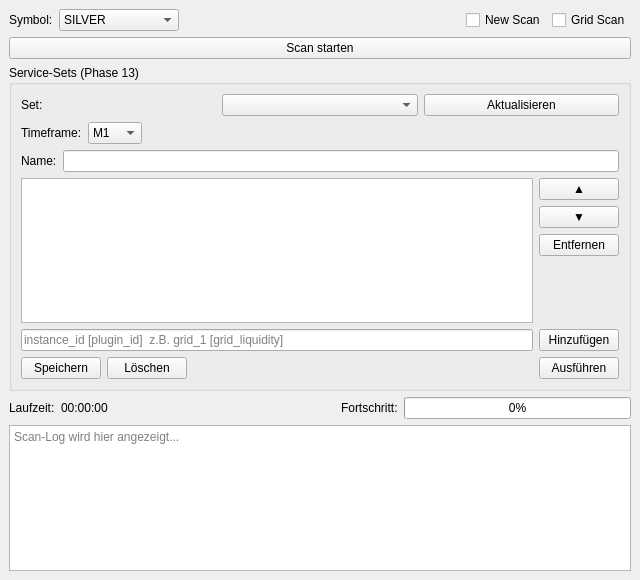
<?xml version="1.0" encoding="UTF-8"?>
<ui version="4.0">
 <class>ServiceWindow</class>
 <widget class="QMainWindow" name="ServiceWindow">
  <property name="geometry">
   <rect>
    <x>0</x>
    <y>0</y>
    <width>640</width>
    <height>580</height>
   </rect>
  </property>
  <property name="windowTitle">
   <string>PyTrader - Service Kontrolle</string>
  </property>
  <widget class="QWidget" name="centralwidget">
   <layout class="QVBoxLayout" name="verticalLayout">
    <item>
     <layout class="QHBoxLayout" name="layout_symbol">
      <item>
       <widget class="QLabel" name="label_symbol">
        <property name="text">
         <string>Symbol:</string>
        </property>
       </widget>
      </item>
      <item>
       <widget class="QComboBox" name="combo_symbol">
        <property name="minimumSize">
         <size>
          <width>120</width>
          <height>0</height>
         </size>
        </property>
        <item>
         <property name="text">
          <string>SILVER</string>
         </property>
        </item>
        <item>
         <property name="text">
          <string>GOLD</string>
         </property>
        </item>
        <item>
         <property name="text">
          <string>BTCUSD</string>
         </property>
        </item>
       </widget>
      </item>
      <item>
       <spacer name="horizontalSpacer">
        <property name="orientation">
         <enum>Qt::Orientation::Horizontal</enum>
        </property>
        <property name="sizeHint" stdset="0">
         <size>
          <width>40</width>
          <height>20</height>
         </size>
        </property>
       </spacer>
      </item>
      <item>
       <widget class="QCheckBox" name="check_new_scan">
        <property name="text">
         <string>New Scan</string>
        </property>
        <property name="toolTip">
         <string>Aktiviert: Löscht bestehende Signale und führt Komplett-Scan durch. Deaktiviert: Nur Delta-Update (fehlende Bars).</string>
        </property>
       </widget>
      </item>
      <item>
       <widget class="QCheckBox" name="check_grid_scan">
        <property name="text">
         <string>Grid Scan</string>
        </property>
        <property name="toolTip">
         <string>Grid Proximity Signal (Composite, Phase 11) statt Standard EMA+ATR.</string>
        </property>
       </widget>
      </item>
     </layout>
    </item>
    <item>
     <widget class="QPushButton" name="btn_start_scan">
      <property name="text">
       <string>Scan starten</string>
      </property>
     </widget>
    </item>
    <item>
     <widget class="QGroupBox" name="group_service_sets">
      <property name="title">
       <string>Service-Sets (Phase 13)</string>
      </property>
      <layout class="QVBoxLayout" name="verticalLayout_sets">
       <item>
        <layout class="QHBoxLayout" name="layout_set_select">
         <item>
          <widget class="QLabel" name="label_set">
           <property name="text">
            <string>Set:</string>
           </property>
          </widget>
         </item>
         <item>
          <widget class="QComboBox" name="combo_set">
           <property name="toolTip">
            <string>Gespeicherte Service-Sets (aus ServiceSetRepository.list_sets()).</string>
           </property>
          </widget>
         </item>
         <item>
          <widget class="QPushButton" name="btn_refresh_sets">
           <property name="text">
            <string>Aktualisieren</string>
           </property>
           <property name="toolTip">
            <string>Set-Liste neu aus der Datenbank laden.</string>
           </property>
          </widget>
         </item>
        </layout>
       </item>
       <item>
        <layout class="QHBoxLayout" name="layout_set_tf">
         <item>
          <widget class="QLabel" name="label_tf_set">
           <property name="text">
            <string>Timeframe:</string>
           </property>
          </widget>
         </item>
         <item>
          <widget class="QComboBox" name="combo_tf_set">
           <property name="toolTip">
            <string>Timeframe für die Ausführung des Service-Sets.</string>
           </property>
           <item>
            <property name="text">
             <string>M1</string>
            </property>
           </item>
           <item>
            <property name="text">
             <string>M5</string>
            </property>
           </item>
           <item>
            <property name="text">
             <string>M15</string>
            </property>
           </item>
           <item>
            <property name="text">
             <string>M30</string>
            </property>
           </item>
           <item>
            <property name="text">
             <string>H1</string>
            </property>
           </item>
           <item>
            <property name="text">
             <string>H4</string>
            </property>
           </item>
           <item>
            <property name="text">
             <string>D1</string>
            </property>
           </item>
          </widget>
         </item>
         <item>
          <spacer name="horizontalSpacer_tf">
           <property name="orientation">
            <enum>Qt::Orientation::Horizontal</enum>
           </property>
           <property name="sizeHint" stdset="0">
            <size>
             <width>40</width>
             <height>20</height>
            </size>
           </property>
          </spacer>
         </item>
        </layout>
       </item>
       <item>
        <layout class="QHBoxLayout" name="layout_set_name">
         <item>
          <widget class="QLabel" name="label_set_name">
           <property name="text">
            <string>Name:</string>
           </property>
          </widget>
         </item>
         <item>
          <widget class="QLineEdit" name="edit_set_name">
           <property name="toolTip">
            <string>Set-Name. Leer beim Speichern → automatischer Name aus den instance_ids (z.B. "grid_1 + prox_1").</string>
           </property>
          </widget>
         </item>
        </layout>
       </item>
       <item>
        <layout class="QHBoxLayout" name="layout_set_order">
         <item>
          <widget class="QListWidget" name="list_execution_order">
           <property name="toolTip">
            <string>Ausführungs-Reihenfolge der Services (instance_id [plugin_id]).</string>
           </property>
          </widget>
         </item>
         <item>
          <layout class="QVBoxLayout" name="layout_order_buttons">
           <item>
            <widget class="QPushButton" name="btn_move_up">
             <property name="text">
              <string>▲</string>
             </property>
             <property name="toolTip">
              <string>Service in der Reihenfolge nach oben verschieben.</string>
             </property>
            </widget>
           </item>
           <item>
            <widget class="QPushButton" name="btn_move_down">
             <property name="text">
              <string>▼</string>
             </property>
             <property name="toolTip">
              <string>Service in der Reihenfolge nach unten verschieben.</string>
             </property>
            </widget>
           </item>
           <item>
            <widget class="QPushButton" name="btn_remove_instance">
             <property name="text">
              <string>Entfernen</string>
             </property>
             <property name="toolTip">
              <string>Markierten Service aus der Reihenfolge entfernen.</string>
             </property>
            </widget>
           </item>
           <item>
            <spacer name="verticalSpacer_order">
             <property name="orientation">
              <enum>Qt::Orientation::Vertical</enum>
             </property>
             <property name="sizeHint" stdset="0">
              <size>
               <width>20</width>
               <height>40</height>
              </size>
             </property>
            </spacer>
           </item>
          </layout>
         </item>
        </layout>
       </item>
       <item>
        <layout class="QHBoxLayout" name="layout_set_add">
         <item>
          <widget class="QLineEdit" name="edit_new_instance">
           <property name="placeholderText">
            <string>instance_id [plugin_id]  z.B. grid_1 [grid_liquidity]</string>
           </property>
          </widget>
         </item>
         <item>
          <widget class="QPushButton" name="btn_add_instance">
           <property name="text">
            <string>Hinzufügen</string>
           </property>
          </widget>
         </item>
        </layout>
       </item>
       <item>
        <layout class="QHBoxLayout" name="layout_set_actions">
         <item>
          <widget class="QPushButton" name="btn_save_set">
           <property name="text">
            <string>Speichern</string>
           </property>
          </widget>
         </item>
         <item>
          <widget class="QPushButton" name="btn_delete_set">
           <property name="text">
            <string>Löschen</string>
           </property>
           <property name="toolTip">
            <string>Set löschen (mit Rückfrage). Löschen ist final.</string>
           </property>
          </widget>
         </item>
         <item>
          <spacer name="horizontalSpacer_actions">
           <property name="orientation">
            <enum>Qt::Orientation::Horizontal</enum>
           </property>
           <property name="sizeHint" stdset="0">
            <size>
             <width>40</width>
             <height>20</height>
            </size>
           </property>
          </spacer>
         </item>
         <item>
          <widget class="QPushButton" name="btn_execute_set">
           <property name="text">
            <string>Ausführen</string>
           </property>
           <property name="toolTip">
            <string>Startet den ServiceSetEvaluator.execute_set für das aktive Set (Services nacheinander in execution_order).</string>
           </property>
          </widget>
         </item>
        </layout>
       </item>
      </layout>
     </widget>
    </item>
    <item>
     <layout class="QHBoxLayout" name="layout_status">
      <item>
       <widget class="QLabel" name="label_elapsed">
        <property name="text">
         <string>Laufzeit:</string>
        </property>
       </widget>
      </item>
      <item>
       <widget class="QLabel" name="label_elapsed_value">
        <property name="text">
         <string>00:00:00</string>
        </property>
       </widget>
      </item>
      <item>
       <spacer name="horizontalSpacer_2">
        <property name="orientation">
         <enum>Qt::Orientation::Horizontal</enum>
        </property>
        <property name="sizeHint" stdset="0">
         <size>
          <width>40</width>
          <height>20</height>
         </size>
        </property>
       </spacer>
      </item>
      <item>
       <widget class="QLabel" name="label_progress">
        <property name="text">
         <string>Fortschritt:</string>
        </property>
       </widget>
      </item>
      <item>
       <widget class="QProgressBar" name="progress_bar">
        <property name="value">
         <number>0</number>
        </property>
       </widget>
      </item>
     </layout>
    </item>
    <item>
     <widget class="QTextEdit" name="text_log">
      <property name="readOnly">
       <bool>true</bool>
      </property>
      <property name="placeholderText">
       <string>Scan-Log wird hier angezeigt...</string>
      </property>
     </widget>
    </item>
   </layout>
  </widget>
 </widget>
 <resources/>
 <connections/>
</ui>
